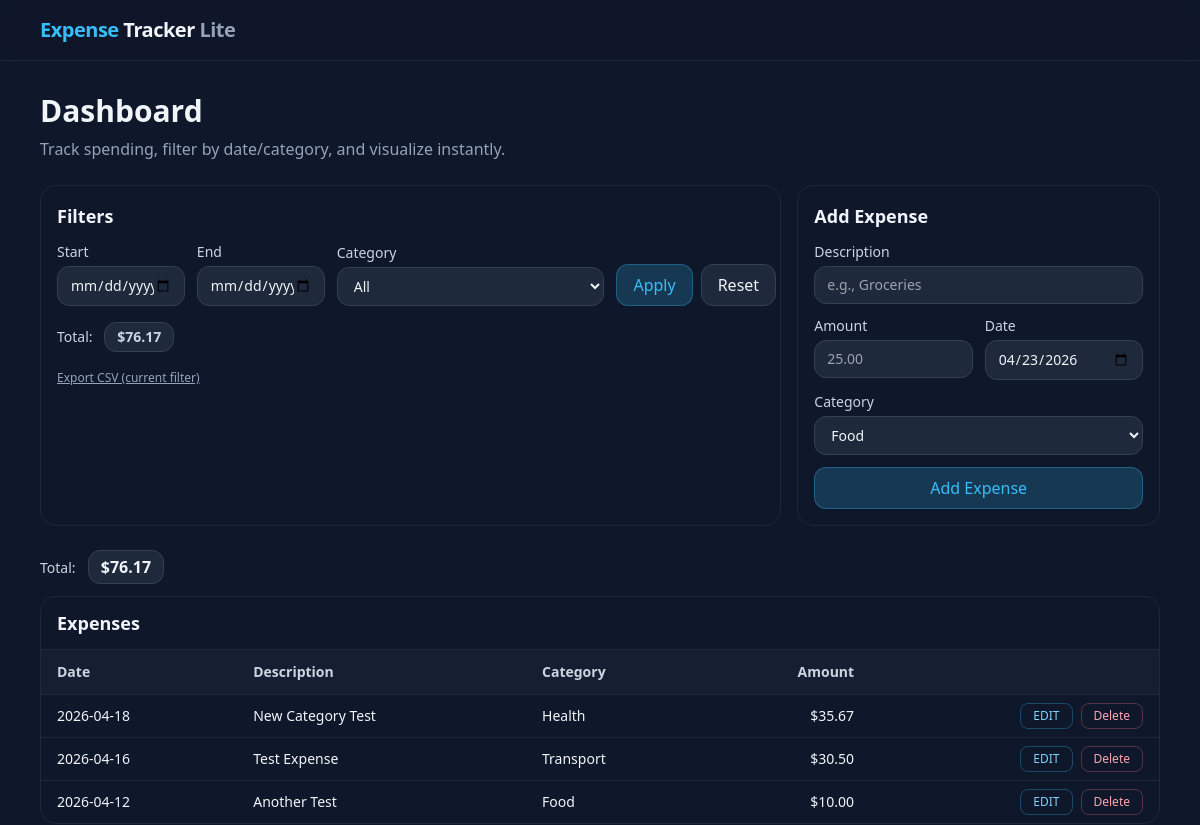
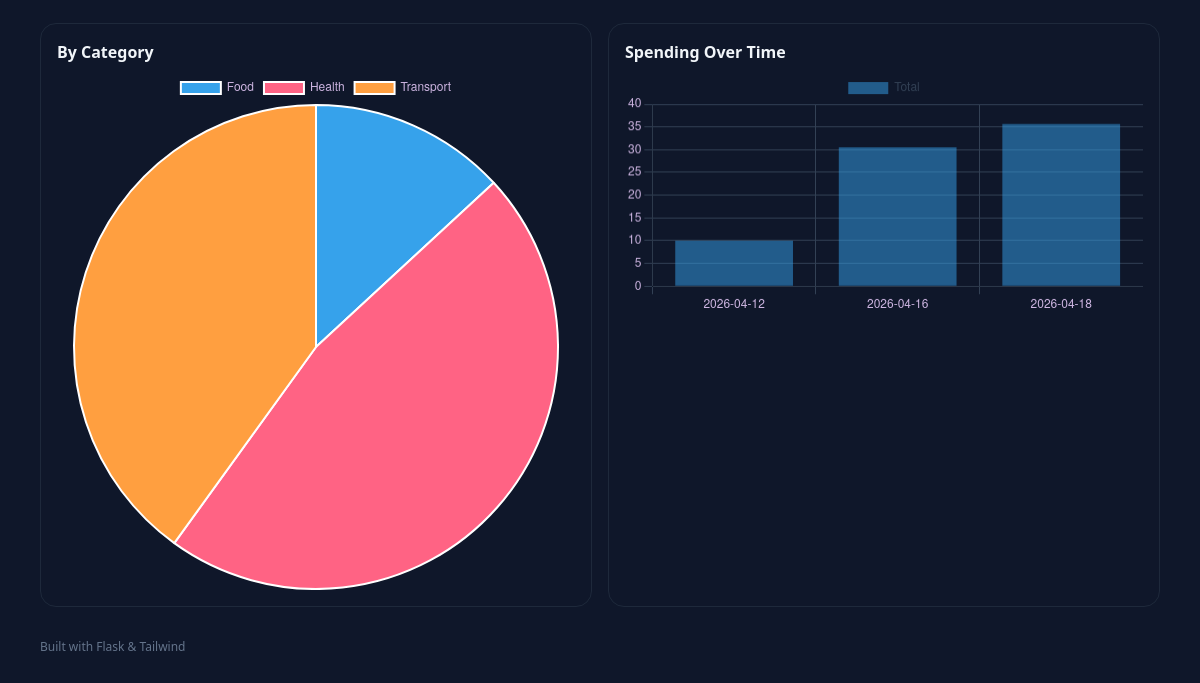
The app's page /, older data (2 pictures, top to bottom).
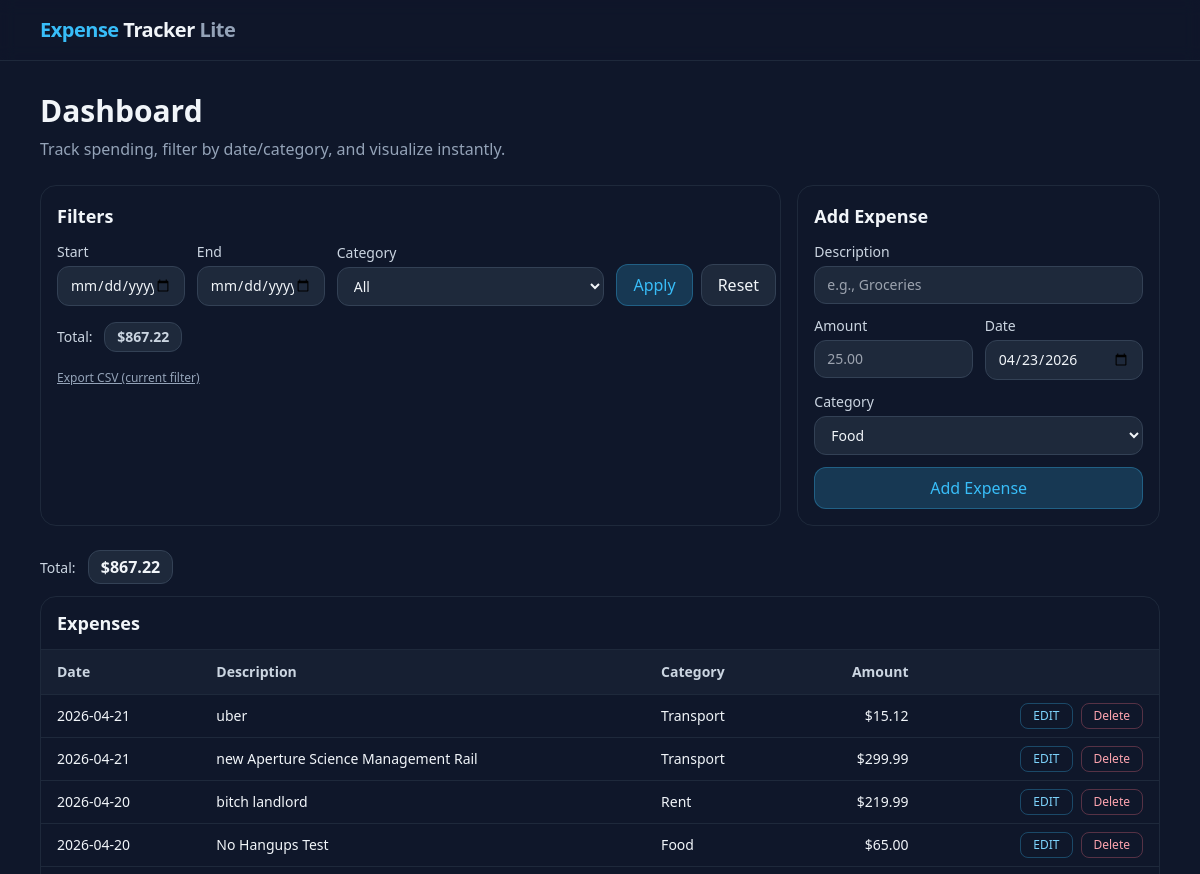
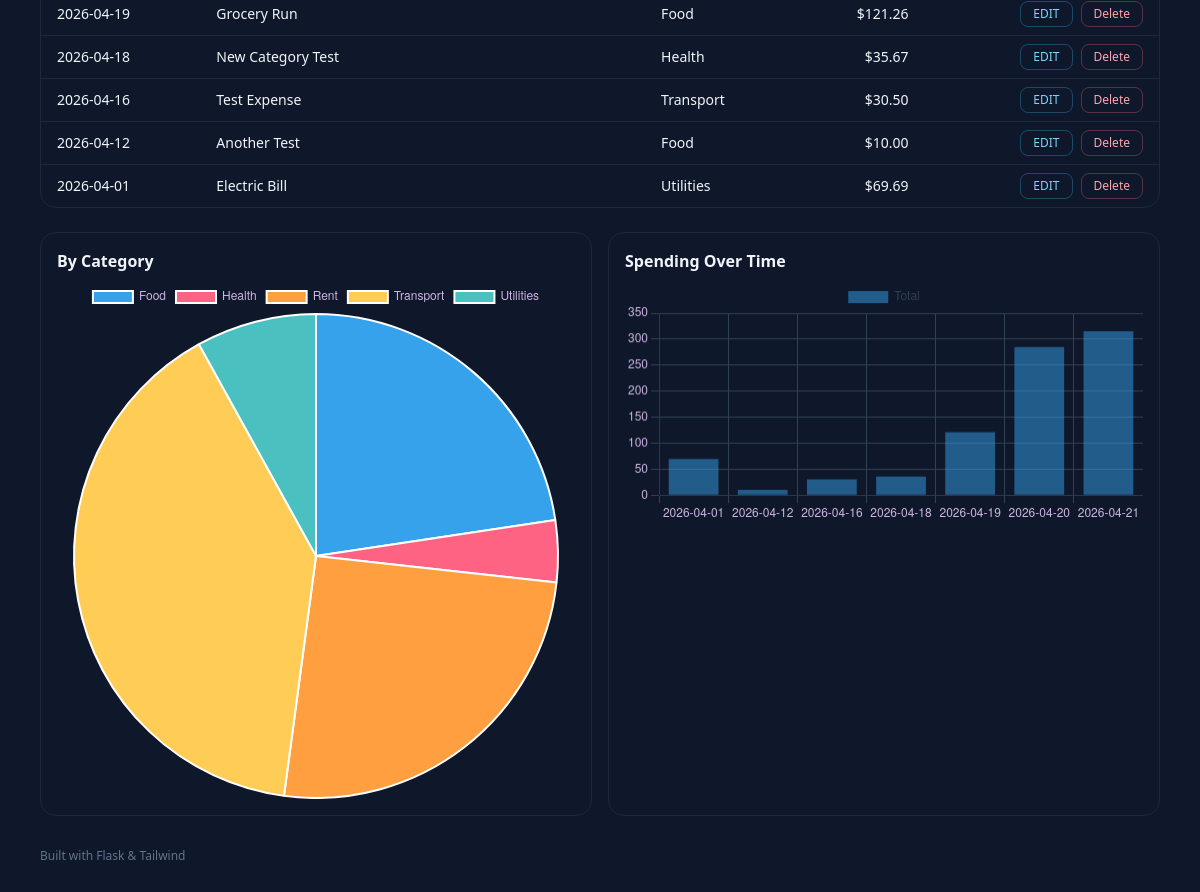
The same page, newer data (2 pictures, top to bottom).
### app.py (models this page shows)
class Expense(db.Model):
    id = db.Column(db.Integer, primary_key=True)
    description = db.Column(db.String(120), nullable=False)
    amount = db.Column(db.Float, nullable=False)
    category = db.Column(db.String(50), nullable=False)
    date = db.Column(db.Date, nullable=False, default=date.today())

### app.py (the view)
@app.route('/')
def index():
    start_str = (request.args.get('start') or "").strip()
    end_str = (request.args.get('end') or "").strip()
    selected_category = (request.args.get('category') or "").strip()
    start_date = parse_date_or_none(start_str)
    end_date = parse_date_or_none(end_str)
    if start_date and end_date and start_date > end_date:
        flash("Start date cannot be after end date.", "error")
        start_date = end_date = None
        start_str = end_str = ""
    q = Expense.query
    if start_date:
        q = q.filter(Expense.date >= start_date)
    if end_date:
        q = q.filter(Expense.date <= end_date)
    if selected_category:
        q = q.filter(Expense.category == selected_category)
    expenses = q.order_by(Expense.date.desc(), Expense.id.desc()).all()
    total = round(sum(e.amount for e in expenses), 2)
    cat_q = db.session.query(Expense.category, func.sum(Expense.amount))
    if start_date:
        cat_q = cat_q.filter(Expense.date >= start_date)
    if end_date:
        cat_q = cat_q.filter(Expense.date <= end_date)
    if selected_category:
        cat_q = cat_q.filter(Expense.category == selected_category)
    cat_rows = cat_q.group_by(Expense.category).all()
    print(cat_rows)
    cat_labels = [c for c, _ in cat_rows]
    cat_values = [round(float(s or 0), 2) for _, s in cat_rows]
    day_q = db.session.query(Expense.date, func.sum(Expense.amount))
    if start_date:
        day_q = day_q.filter(Expense.date >= start_date)
    if end_date:
        day_q = day_q.filter(Expense.date <= end_date)
    if selected_category:
        day_q = day_q.filter(Expense.category == selected_category)
    day_rows = day_q.group_by(Expense.date).order_by(Expense.date).all()
    print(day_rows)
    day_labels = [d.isoformat() for d, _ in day_rows]
    day_values = [round(float(s or 0), 2) for _, s in day_rows]
    return render_template(
        'index.html',
        expenses=expenses,
        categories=CATEGORIES,
        total=total,
        start_str = start_str,
        end_str = end_str,
        today = date.today().isoformat(),
        selected_category=selected_category,
        cat_labels = cat_labels,
        cat_values = cat_values,
        day_labels = day_labels,
        day_values = day_values
        )

### app.py (called while the page is built)
def parse_date_or_none(s:str):
    if not s:
        return None
    try:
        return datetime.strptime(s, '%Y-%m-%d').date()
    except ValueError:
        return None

### templates/index.html (shortened to what this page needs)
{% extends 'base.html' %}
{% block content %}
      <h1 class="text-3xl font-semibold mb-2">Dashboard</h1>
      <p class="text-slate-400 mb-6">
        Track spending, filter by date/category, and visualize instantly.
      </p>
      <div class="grid grid-cols-1 lg:grid-cols-3 gap-4">
        <section
          class="lg:col-span-2 rounded-2xl border border-slate-800 bg-slate-900 p-4">
          <h2 class="text-lg font-semibold mb-3">Filters</h2>
          <form class="grid grid-cols-1 md:grid-cols-5 gap-3 items-end pr-5" method="GET" action="{{ url_for('index') }}">
            <label class="text-sm">
              <span class="block mb-1 text-slate-300">Start</span>
              <input
                name="start"
                value="{{ start_str or '' }}"
                type="date"
                class="w-full rounded-xl bg-slate-800 border border-slate-700 px-3 py-2 text-slate-100"
              />
            </label>
            <label class="text-sm">
              <span class="block mb-1 text-slate-300">End</span>
              <input
                name="end"
                value="{{ name_str or '' }}"
                type="date"
                class="w-full rounded-xl bg-slate-800 border border-slate-700 px-3 py-2 text-slate-100"
              />
            </label>
            <label class="text-sm md:col-span-2">
              <span class="block mb-1 text-slate-300">Category</span>
              <select
                class="w-full rounded-xl bg-slate-800 border border-slate-700 px-3 py-2 text-slate-100"
                name="category"
              >
                <option value="">All</option>
              </select>
            </label>
            <div class="flex gap-2">
              <button
                class="rounded-xl bg-brand/20 hover:bg-brand/30 text-brand px-4 py-2 border border-brand/30"
                type="submit"
              >
                Apply
              </button>
              <a
                class="rounded-xl bg-slate-800 hover:bg-slate-700 px-4 py-2 border border-slate-700"
                href="{{ url_for('index') }}"
                >Reset</a
              >
            </div>
          </form>
          <div class="mt-4 text-sm text-slate-300">
            <span class="mr-2">Total:</span>
            <span
              class="inline-block rounded-xl border border-slate-700 bg-slate-800 px-3 py-1 font-semibold"
            >
            ${{ "%.2f" | format(total or 0) }}
          </span>
          </div>
          <div class="mt-3">
            <a
              class="text-xs text-slate-400 hover:text-brand underline"
              href="{{ url_for('export_csv', start=start_str, end=end_str, category=selected_category) }}"
            >
              Export CSV (current filter)
            </a>
          </div>
        </section>
        <section class="rounded-2xl border border-slate-800 bg-slate-900 p-4">
          <h2 class="text-lg font-semibold mb-3">Add Expense</h2>
          <form class="space-y-3" method="POST" action="{{ url_for('add') }}">
            <label class="block text-sm">
              <span class="mb-1 block text-slate-300">Description</span>
              <input
                name="description"
                placeholder="e.g., Groceries"
                class="w-full rounded-xl bg-slate-800 border border-slate-700 px-3 py-2 text-slate-100"
              />
            </label>
            <div class="grid grid-cols-2 gap-3">
              <label class="block text-sm">
                <span class="mb-1 block text-slate-300">Amount</span>
                <input
                  type="number"
                  name="amount"
                  step="0.01"
                  min="0.01"
                  placeholder="25.00"
                  class="w-full rounded-xl bg-slate-800 border border-slate-700 px-3 py-2 text-slate-100"
                />
              </label>
              <label class="block text-sm">
                <span class="mb-1 block text-slate-300">Date</span>
                <input
                  type="date"
                  name="date"
                  class="w-full rounded-xl bg-slate-800 border border-slate-700 px-3 py-2 text-slate-100"
                  value="{{ today }}"
                />
              </label>
            </div>
            <label class="block text-sm">
              <span class="mb-1 block text-slate-300">Category</span>
              <select
                name="category"
                class="w-full rounded-xl bg-slate-800 border border-slate-700 px-3 py-2 text-slate-100"
              >
               {% for c in categories %}
                <option value="{{ c }}">{{ c }}</option>
               {% endfor %}
              </select>
            </label>
            <button
              class="w-full rounded-xl bg-brand/20 hover:bg-brand/30 text-brand px-4 py-2 border border-brand/30"
              type="submit"
            >
              Add Expense
            </button>
          </form>
        </section>
      </div>
      <div class="mb-3 mt-6">
        <span class="text-sm text-slate-300 mr-2">Total:</span>
        <span
          class="inline-block rounded-xl border border-slate-700 bg-slate-800 px-3 py-1 font-semibold"
        >
          ${{ "%.2f" | format(total or 0) }}
        </span>
      </div>
      <section class="rounded-2xl border border-slate-800 bg-slate-900">
        <div class="px-4 py-3 border-b border-slate-800">
          <h2 class="text-lg font-semibold">Expenses</h2>
        </div>
        <div class="overflow-x-auto">
          <table class="min-w-full text-sm">
            <thead class="text-slate-300 bg-slate-800/50">
              <tr>
                <th class="text-left px-4 py-3">Date</th>
                <th class="text-left px-4 py-3">Description</th>
                <th class="text-left px-4 py-3">Category</th>
                <th class="text-right px-4 py-3">Amount</th>
                <th class="px-4 py-3"></th>
              </tr>
            </thead>
            <tbody>
              {% if expenses %}
                {% for expense in expenses %}
                <tr class="border-t border-slate-800 hover:bg-slate-800/30">
                  <td class="px-4 py-2">{{ expense.date if expense.date else 'N/A' }}</td>
                  <td class="px-4 py-2">{{ expense.description }}</td>
                  <td class="px-4 py-2">{{ expense.category }}</td>
                  <td class="px-4 py-2 text-right">${{ "%.2f" | format(expense.amount) }}</td>
                  <td class="px-4 py-2 text-right">
                  <div class="inline-flex gap-2">
                    <a class="text-sky-300
                    hover:text-sky-200
                    text-xs
                    border
                    border-sky-400/30
                    px-3
                    py-1
                    rounded-lg"
                    href="{{ url_for('edit', expense_id=expense.id) }}">EDIT</a>
                    <form method="POST" action="{{ url_for('delete', expense_id=expense.id) }}" onsubmit="return confirm('Are you sure you want to delete this expense?');">
                      <button
                        class="text-rose-300 hover:text-rose-200 text-xs border border-rose-400/30 px-3 py-1 rounded-lg"
                        type="submit"
                      >
                        Delete
                      </button>
                    </form>
                  </div>
                  </td>
                </tr>
                {% endfor %}
              {% else %}
              <tr>
                <td colspan="5" class="px-4 py-6 text-center text-slate-400">
                  No expenses yet — add your first one above.
                </td>
              </tr>
              {% endif %}
            </tbody>
          </table>
        </div>
      </section>
      <section class="mt-6 grid grid-cols-1 lg:grid-cols-2 gap-4">
        <div class="rounded-2xl border border-slate-800 bg-slate-900 p-4">
          <h3 class="font-semibold mb-2">By Category</h3>
          <canvas id="catChart" height="140"></canvas>
        </div>
        <div class="rounded-2xl border border-slate-800 bg-slate-900 p-4">
          <h3 class="font-semibold mb-2">Spending Over Time</h3>
          <canvas id="dayChart" height="140"></canvas>
        </div>
      </section>
<script>
  const catLabels = {{ (cat_labels or []) | tojson }}
  const catValues = {{ (cat_values or []) | tojson }}
  const dayLabels = {{ (day_labels or []) | tojson }}
  const dayValues = {{ (day_values or []) | tojson }}
  if (document.getElementById('catChart')){
    const catCtx = document.getElementById('catChart').getContext('2d')
    new Chart(catCtx, {
      type: 'pie',
      data: {labels: catLabels, datasets: [{data: catValues}]},
      options: {plugins: {legend: {labels: {color: '#cdb5e1' } } } }
    })
  }
  if (document.getElementById('dayChart')){
    const dayCtx = document.getElementById('dayChart').getContext('2d')
    new Chart(dayCtx, {
      type: 'bar',
      data: {labels: dayLabels, datasets: [{
        label: 'Total',
        data: dayValues
      }]},
      options:{
        plugins: {legend: {labels: {color: '#334155'} } },
        scales: {
          x: {ticks: {color: '#cdb5e1'}, grid: {color: '#334155'} },
          y: {ticks: {color: '#cdb5e1'}, grid: {color: '#334155'} },
        }
      }
    })
  }
</script>
{% endblock %}

### templates/base.html (shortened to what this page needs)
<!DOCTYPE html>
<html lang="en" class="h-full">
  <head>
    <script src="https://cdn.tailwindcss.com"></script>
  </head>
  <body class="h-full bg-slate-900 text-slate-100">
    <header class="border-b border-slate-800 bg-slate-900/60 backdrop-blur">
      <div class="mx-auto max-w-6xl px-4 py-4">
        <a href="#" class="text-xl font-bold tracking-tight">
          <span class="text-brand">Expense</span> Tracker
          <span class="text-slate-400">Lite</span>
        </a>
      </div>
    </header>
    <main class="mx-auto max-w-6xl px-4 py-8">
       {% block content %}{% endblock %}
    </main>
    <footer class="mx-auto max-w-6xl px-4 pb-8 text-xs text-slate-500">
      Built with Flask & Tailwind
    </footer>
  </body>
</html>

Row changes from the older to the newer data that the page shows:
added Expense: date "2026-04-21", description "uber", category "Transport", amount "15.12"
added Expense: date "2026-04-21", description "new Aperture Science Management Rail", category "Transport", amount "299.99"
added Expense: date "2026-04-20", description "bitch landlord", category "Rent", amount "219.99"
added Expense: date "2026-04-20", description "No Hangups Test", category "Food", amount "65.00"
added Expense: date "2026-04-19", description "Grocery Run", category "Food", amount "121.26"
added Expense: date "2026-04-01", description "Electric Bill", category "Utilities", amount "69.69"
Text that changed along with them:
{{ "%.2f" | format(total or 0) }}: "76.17" → "867.22"
chart data {{ (cat_labels or []) | tojson }}: ["Food", "Health", "Transport"] → ["Food", "Health", "Rent", "Transport", "Utilities"]
chart data {{ (cat_values or []) | tojson }}: [10.0, 35.67, 30.5] → [196.26, 35.67, 219.99, 345.61, 69.69]
chart data {{ (day_labels or []) | tojson }}: ["2026-04-12", "2026-04-16", "2026-04-18"] → ["2026-04-01", "2026-04-12", "2026-04-16", "2026-04-18", "2026-04-19", "2026-04-20", "2026-04-21"]
chart data {{ (day_values or []) | tojson }}: [10.0, 30.5, 35.67] → [69.69, 10.0, 30.5, 35.67, 121.26, 284.99, 315.11]
